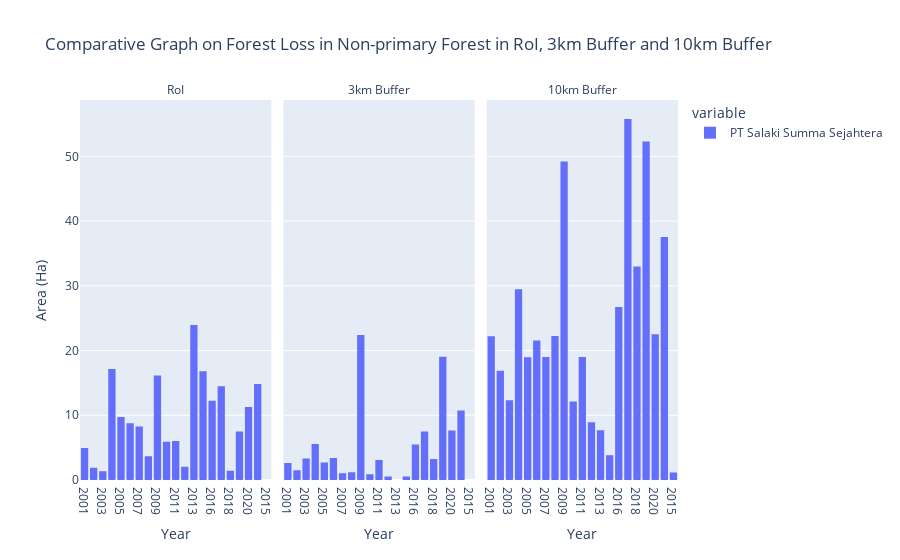

Source (notebook cell):
### Markdown cell above
#### Comparative Graph of Forest Loss in RoI, Buffer 3km and Buffer 10km

### Code cell
# Helper for specifying y value
y_axis_name_Loss_roi_buffer = list(Merge_Loss_RoI_3km_10km.columns.values)
y_axis_name_Loss_roi_buffer.remove('index')
y_axis_name_Loss_roi_buffer.remove('Year')
y_axis_name_Loss_roi_buffer.remove('Data')


# Create Histogram
fig_roi_buffer = px.histogram(Merge_Loss_RoI_3km_10km, x = 'Year' , y = y_axis_name_Loss_roi_buffer,   title = "Comparative Graph on Forest Loss in RoI, 3km Buffer and 10km Buffer", facet_col= 'Region').update_layout(xaxis_title="Year", yaxis_title="Area (Ha)")
fig_roi_buffer.for_each_annotation(lambda a: a.update(text=a.text.split("=")[-1]))

### Figure 1 — Plotly figure (JSON) as saved in the notebook; plotly's stock layout.template omitted (floating-point values rounded to 4 significant figures)
{"data": [{"alignmentgroup": "True", "bingroup": "x", "histfunc": "sum", "hovertemplate": "variable=PT Salaki Summa Sejahtera<br>Region=RoI<br>Year=%{x}<br>sum of value=%{y}<extra></extra>", "legendgroup": "PT Salaki Summa Sejahtera", "marker": {"color": "#636efa", "pattern": {"shape": ""}}, "name": "PT Salaki Summa Sejahtera", "offsetgroup": "PT Salaki Summa Sejahtera", "orientation": "v", "showlegend": true, "type": "histogram", "x": ["2001", "2002", "2003", "2004", "2005", "2006", "2007", "2008", "2009", "2010", "2011", "2012", "2013", "2014", "2016", "2017", "2018", "2019", "2020", "2021"], "xaxis": "x", "y": [4.96, 1.88, 1.34, 17.15, 9.72, 8.76, 8.27, 3.66, 16.14, 5.9, 6.03, 2.06, 23.95, 16.8, 12.25, 14.48, 1.43, 7.51, 11.26, 14.84], "yaxis": "y"}, {"alignmentgroup": "True", "bingroup": "x", "histfunc": "sum", "hovertemplate": "variable=PT Salaki Summa Sejahtera<br>Region=3km Buffer<br>Year=%{x}<br>sum of value=%{y}<extra></extra>", "legendgroup": "PT Salaki Summa Sejahtera", "marker": {"color": "#636efa", "pattern": {"shape": ""}}, "name": "PT Salaki Summa Sejahtera", "offsetgroup": "PT Salaki Summa Sejahtera", "orientation": "v", "showlegend": false, "type": "histogram", "x": ["2001", "2002", "2003", "2004", "2005", "2006", "2007", "2008", "2009", "2010", "2011", "2012", "2014", "2016", "2017", "2018", "2019", "2020", "2021"], "xaxis": "x2", "y": [2.64, 1.52, 3.31, 5.55, 2.7, 3.38, 1.03, 1.19, 22.39, 0.89, 3.09, 0.54, 0.54, 5.47, 7.51, 3.26, 19.04, 7.64, 10.73], "yaxis": "y2"}, {"alignmentgroup": "True", "bingroup": "x", "histfunc": "sum", "hovertemplate": "variable=PT Salaki Summa Sejahtera<br>Region=10km Buffer<br>Year=%{x}<br>sum of value=%{y}<extra></extra>", "legendgroup": "PT Salaki Summa Sejahtera", "marker": {"color": "#636efa", "pattern": {"shape": ""}}, "name": "PT Salaki Summa Sejahtera", "offsetgroup": "PT Salaki Summa Sejahtera", "orientation": "v", "showlegend": false, "type": "histogram", "x": ["2001", "2002", "2003", "2004", "2005", "2006", "2007", "2008", "2009", "2010", "2011", "2012", "2013", "2014", "2015", "2016", "2017", "2018", "2019", "2020", "2021"], "xaxis": "x3", "y": [22.21, 16.89, 12.33, 29.48, 18.97, 21.54, 18.99, 22.23, 49.2, 12.13, 19, 8.94, 7.69, 3.84, 1.16, 26.73, 55.77, 32.98, 52.29, 22.52, 37.54], "yaxis": "y3"}], "layout": {"annotations": [{"font": {}, "showarrow": false, "text": "RoI", "x": 0.16, "xanchor": "center", "xref": "paper", "y": 1, "yanchor": "bottom", "yref": "paper"}, {"font": {}, "showarrow": false, "text": "3km Buffer", "x": 0.5, "xanchor": "center", "xref": "paper", "y": 1, "yanchor": "bottom", "yref": "paper"}, {"font": {}, "showarrow": false, "text": "10km Buffer", "x": 0.84, "xanchor": "center", "xref": "paper", "y": 1, "yanchor": "bottom", "yref": "paper"}], "autosize": true, "barmode": "relative", "legend": {"title": {"text": "variable"}, "tracegroupgap": 0}, "title": {"text": "Comparative Graph on Forest Loss in Non-primary Forest in RoI, 3km Buffer and 10km Buffer"}, "xaxis": {"anchor": "y", "autorange": true, "domain": [0, 0.32], "range": [-0.5, 20.5], "title": {"text": "Year"}, "type": "category"}, "xaxis2": {"anchor": "y2", "autorange": true, "domain": [0.34, 0.66], "matches": "x", "range": [-0.5, 20.5], "title": {"text": "Year"}, "type": "category"}, "xaxis3": {"anchor": "y3", "autorange": true, "domain": [0.68, 1.0], "matches": "x", "range": [-0.5, 20.5], "title": {"text": "Year"}, "type": "category"}, "yaxis": {"anchor": "x", "autorange": true, "domain": [0, 1], "range": [0, 58.71], "title": {"text": "Area (Ha)"}, "type": "linear"}, "yaxis2": {"anchor": "x2", "autorange": true, "domain": [0, 1], "matches": "y", "range": [0, 58.71], "showticklabels": false, "type": "linear"}, "yaxis3": {"anchor": "x3", "autorange": true, "domain": [0, 1], "matches": "y", "range": [0, 58.71], "showticklabels": false, "type": "linear"}}}
